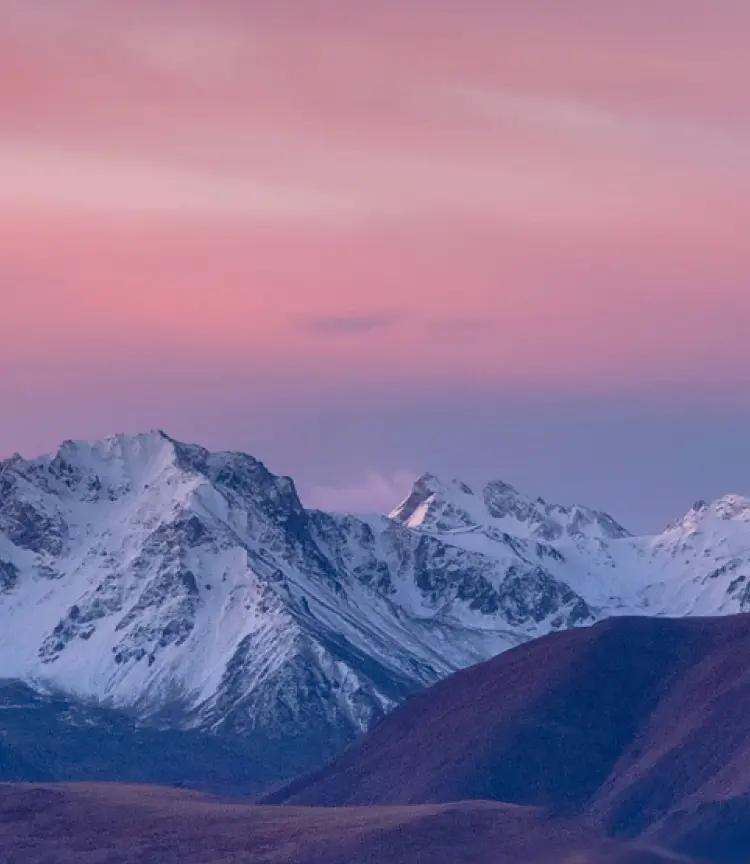
#> input picture Task_02/input_photo/input.png, 750 x 864 px
$ python Custom_Task_02.py
#> lines starting #> are read from the running program, lines starting #| are printed output that depends on the picture; after the words box and inside, x2 and y2 are one past the last pixel; in counts of white or black regions, pixels touching at a corner belong together
import cv2
import numpy as np
import math

# ---------- Load Image ----------
image = cv2.imread("input_photo/input.png")
#> image is the input picture: shape (864, 750, 3); mean B, G, R 151, 116.2, 135.7
gray = cv2.cvtColor(image, cv2.COLOR_BGR2GRAY)
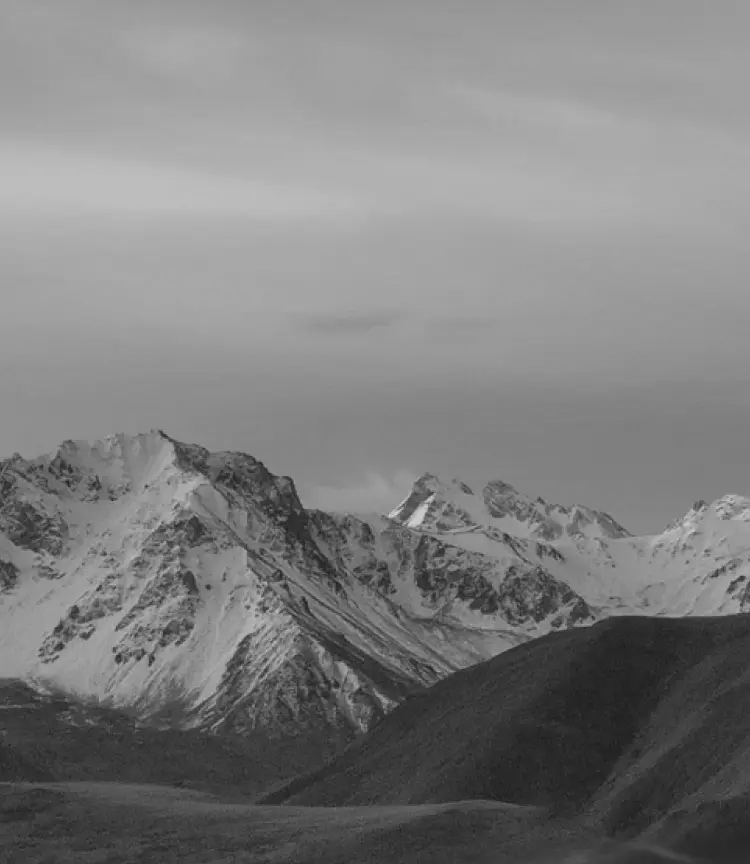
#> gray: shape (864, 750); min 29, max 213, mean 126

# ---------- Preprocessing ----------
# Blur to remove noise
blur = cv2.GaussianBlur(gray, (5, 5), 0)

# Threshold (binary image)
_, thresh = cv2.threshold(
    blur, 0, 255, cv2.THRESH_BINARY + cv2.THRESH_OTSU
)
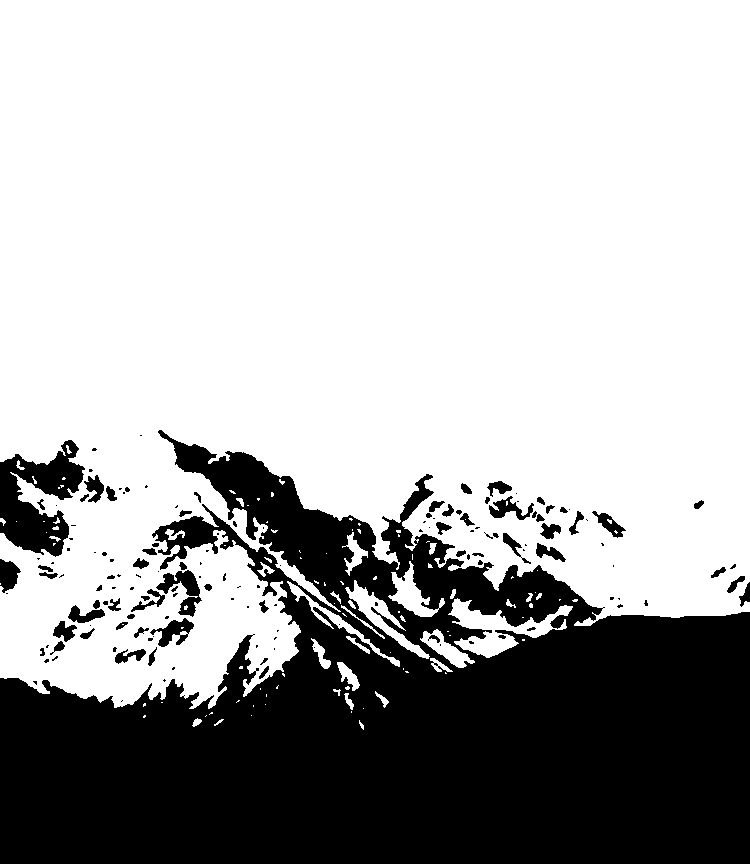
#> thresh: shape (864, 750); 69.3% white; 150 black regions (82 under 20 px), largest, box (x1, y1, x2, y2) and area: (0, 430, 750, 864) 185322, (0, 440, 85, 557) 5377, (156, 570, 202, 617) 861

# Morphological Opening (remove small noise)
kernel = cv2.getStructuringElement(cv2.MORPH_ELLIPSE, (5, 5))
opening = cv2.morphologyEx(thresh, cv2.MORPH_OPEN, kernel, iterations=2)
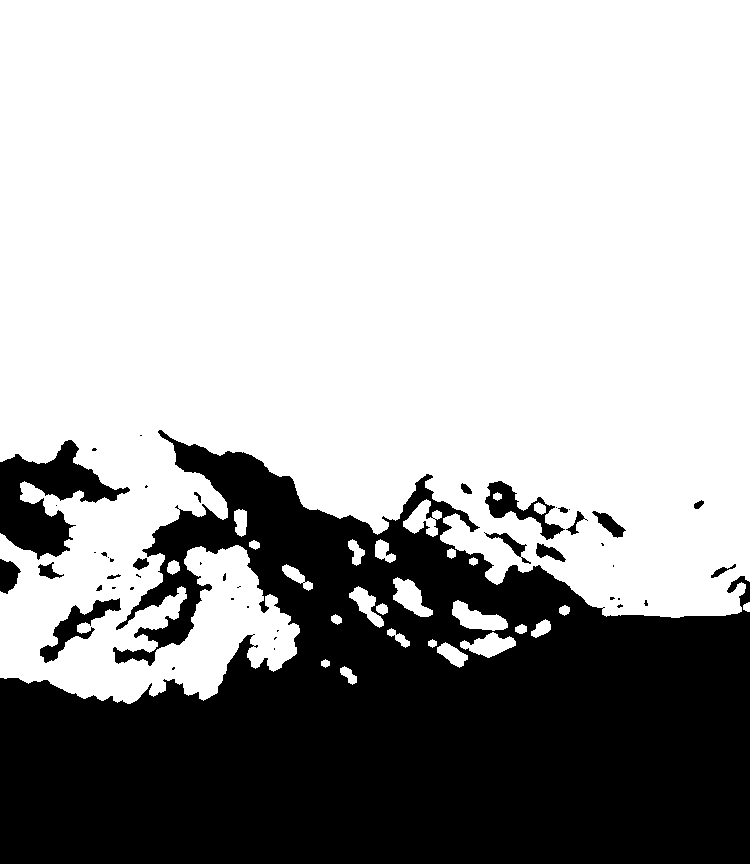
#> opening: shape (864, 750); 67.5% white; 46 black regions (28 under 20 px)

# ---------- Find Contours ----------
contours, _ = cv2.findContours(
    opening, cv2.RETR_EXTERNAL, cv2.CHAIN_APPROX_SIMPLE
)
#> contours = 25 contours; largest, box (x1, y1, x2, y2) and area: (0, 0, 750, 704) 432993, (452, 600, 508, 631) 853, (393, 577, 433, 617) 770, (460, 632, 516, 658) 714, (403, 499, 442, 537) 663

print(f"Total Objects Detected: {len(contours)}")
#| Total Objects Detected: 25

# ---------- Analyze Each Contour ----------
for i, cnt in enumerate(contours):
    area = cv2.contourArea(cnt)
    if area < 50:  # Ignore very small objects
        continue

    # ---- Moments ----
    M = cv2.moments(cnt)
    cx = int(M["m10"] / M["m00"])
    cy = int(M["m01"] / M["m00"])

    # ---- Bounding Rectangle ----
    x, y, w, h = cv2.boundingRect(cnt)
    aspect_ratio = float(w) / h
    extent = area / (w * h)

    # ---- Convex Hull ----
    hull = cv2.convexHull(cnt)
    hull_area = cv2.contourArea(hull)
    solidity = float(area) / hull_area if hull_area != 0 else 0

    # ---- Equivalent Diameter ----
    equi_diameter = np.sqrt(4 * area / np.pi)

    # ---- Orientation ----
    angle = 0
    if len(cnt) >= 5:
        (_, _), (_, _), angle = cv2.fitEllipse(cnt)

    # ---- Mean Intensity ----
    mask = np.zeros(gray.shape, dtype=np.uint8)
    cv2.drawContours(mask, [cnt], -1, 255, -1)
    mean_intensity = cv2.mean(gray, mask=mask)[0]

    # ---- Draw Results ----
    cv2.rectangle(image, (x, y), (x + w, y + h), (0, 255, 0), 2)
    cv2.circle(image, (cx, cy), 4, (0, 0, 255), -1)

    # ---- Print Object Features ----
    print(f"\nObject {i + 1}")
    print(f" Center: ({cx}, {cy})")
    print(f" Aspect Ratio: {aspect_ratio:.2f}")
    print(f" Extent: {extent:.2f}")
    print(f" Solidity: {solidity:.2f}")
    print(f" Equivalent Diameter: {equi_diameter:.2f}")
    print(f" Orientation: {angle:.2f} degrees")
    print(f" Mean Intensity: {mean_intensity:.2f}")
#> this loop made 25 passes
#> (area, cx, cy, x, y, w, h, aspect_ratio) on passes 1, 3, 5, 6, 7, 8, 9, 10, 11, 13, 14, 15: (144, 348, 674, 340, 666, 17, 19, 0.895), (377.5, 452, 654, 437, 642, 31, 26, 1.19), (714, 489, 644, 460, 632, 56, 26, 2.15), (147, 398, 637, 387, 628, 23, 20, 1.15), (73.5, 520, 628, 515, 624, 12, 10, 1.2), (198.5, 541, 628, 531, 619, 20, 19, 1.05), (68, 336, 619, 331, 614, 11, 11, 1), (71.5, 564, 609, 559, 605, 11, 11, 1), (86, 381, 608, 376, 603, 12, 12, 1), (853, 476, 618, 452, 600, 56, 31, 1.81), (532, 366, 604, 349, 586, 35, 42, 0.833), (769.5, 410, 597, 393, 577, 40, 40, 1)
#> area on passes 2, 4, 12, 18: 44, 44, 41.5, 44
#> (printed output is left out)
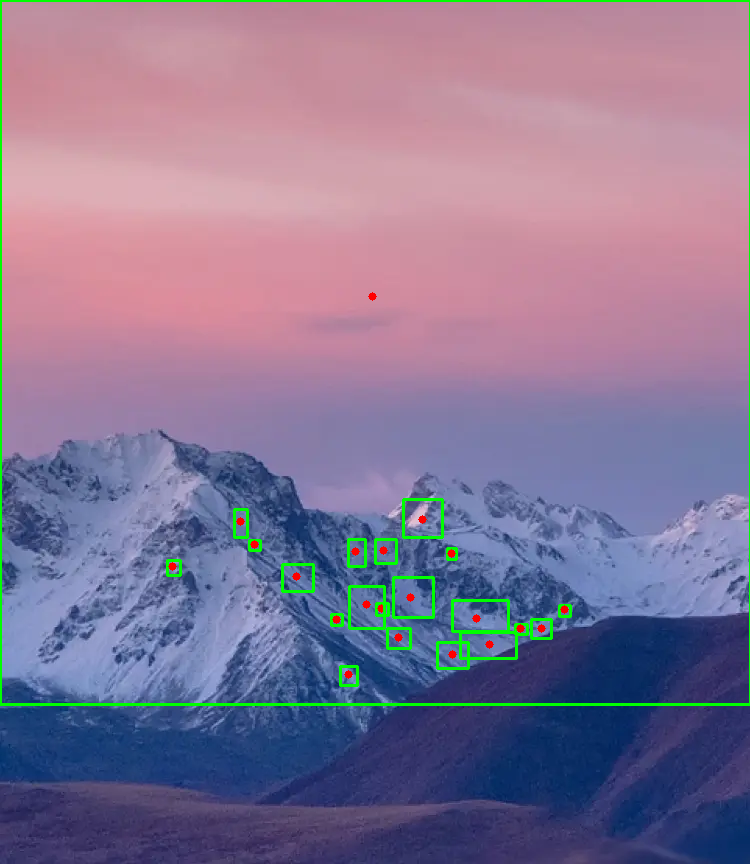
#> image: shape (864, 750, 3); 1.88% of pixels changed, all inside (x1, y1, x2, y2) = (0, 0, 750, 706)
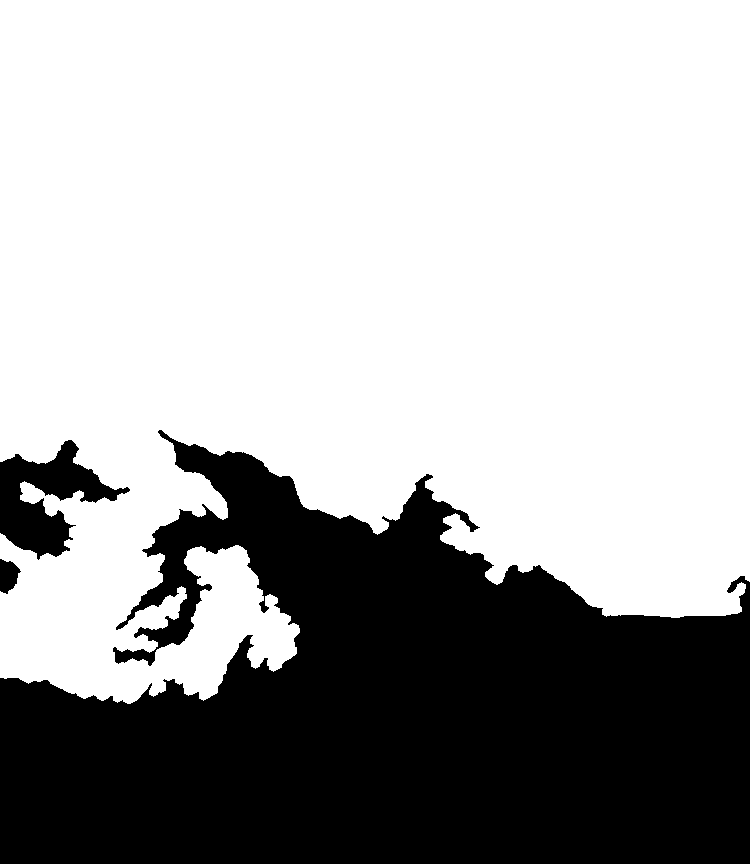
#> mask: shape (864, 750); 67.2% white; 3 black regions, box (x1, y1, x2, y2) and area: (0, 430, 750, 864) 205186, (0, 440, 130, 560) 6841, (0, 559, 21, 594) 504

# ---------- Show Output ----------
cv2.imshow("Detected Objects", image)
cv2.waitKey(0)
cv2.destroyAllWindows()
